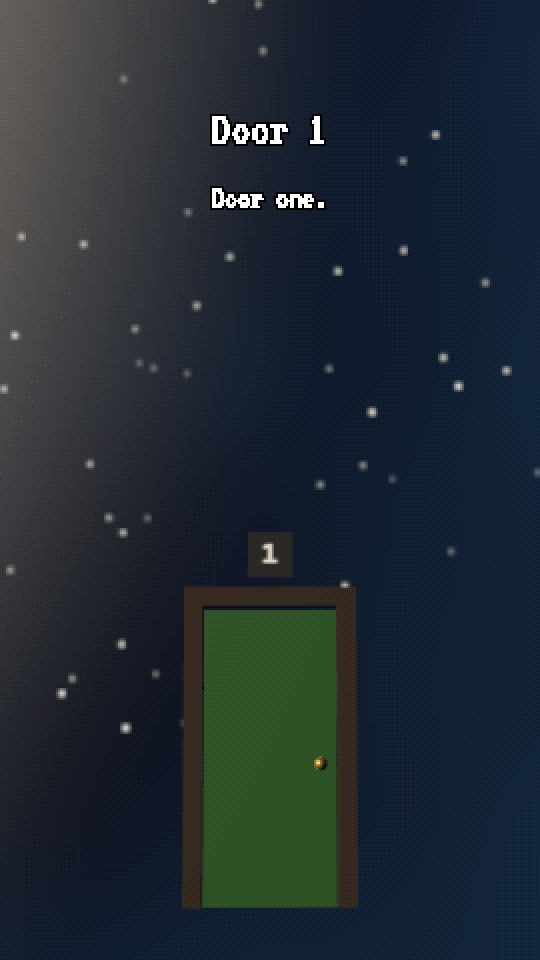
#> input picture skills/low-poly-videos/gallery/pick-a-door/door1_card-b.png, 1080 x 1920 px, given as the content of the folder /low-poly-videos/gallery/pick-a-door/door1_card-b.png/stills, which was not available (shown at 1/2 size)
$ python sheet.py ../../skills/low-poly-videos/gallery/pick-a-door/door1_card-b.png
#> lines starting #> are read from the running program, lines starting #| are printed output that depends on the picture
"""Joins out/SLUG/stills/*.png into one contact sheet at out/SLUG/sheet.png, so a whole video can be inspected at a glance.

  python tools/sheet.py SLUG
"""
import sys
from pathlib import Path

from PIL import Image

slug = sys.argv[1]
files = sorted((Path("out") / slug / "stills").glob("*.png"))
if not files:
    sys.exit("No stills found. Run tools/stills.mjs first.")
first = Image.open(files[0])
#> first is the input picture: PIL image 1080x1920 RGB; mean R, G, B 32.7, 42.8, 50.8
per_row = 8
w = 270 if first.height > first.width else 400
#> w = 270
h = round(w * first.height / first.width)
#> h = 480
rows = (len(files) + per_row - 1) // per_row
sheet = Image.new("RGB", (w * min(per_row, len(files)), h * rows))
#> sheet: PIL image 270x480 RGB; every value is 0
for i, f in enumerate(files):
    sheet.paste(Image.open(f).convert("RGB").resize((w, h), Image.NEAREST), (i % per_row * w, i // per_row * h))
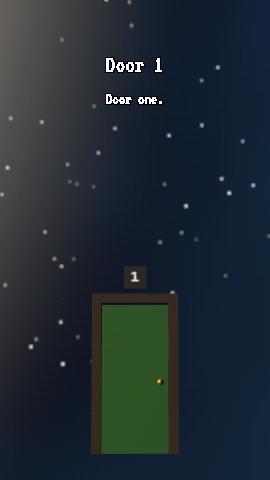
#> sheet: PIL image 270x480 RGB; mean R, G, B 32.7, 42.8, 50.8
out = Path("out") / slug / "sheet.png"
sheet.save(out)
print(out)

$ run again, on skills/low-poly-videos/gallery/pick-a-door/door2_card-b.png
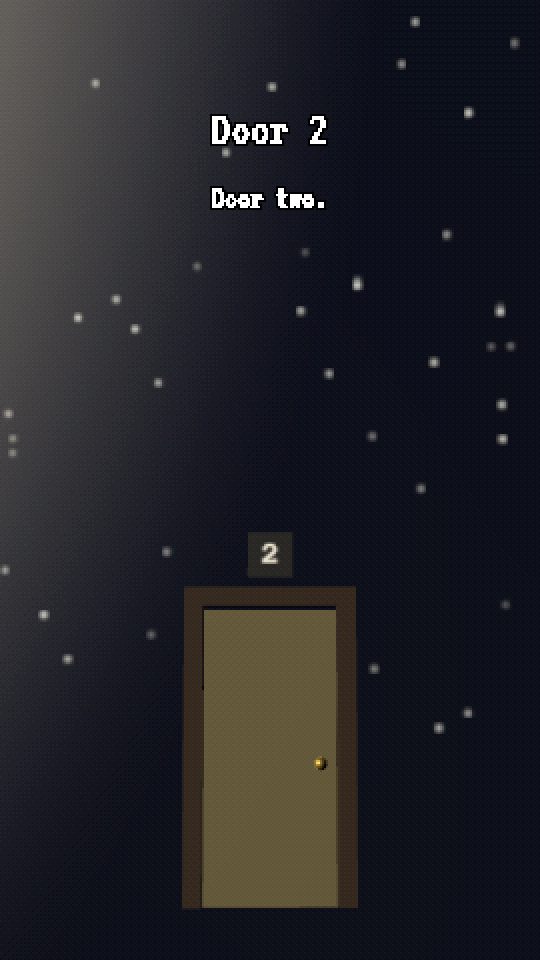
#> input picture skills/low-poly-videos/gallery/pick-a-door/door2_card-b.png, 1080 x 1920 px, given as the content of the folder /low-poly-videos/gallery/pick-a-door/door2_card-b.png/stills, which was not available (shown at 1/2 size)
#> first is the input picture: PIL image 1080x1920 RGB; mean R, G, B 35, 35.1, 40.4
#> `sheet.paste(Image.open(f).convert("RGB").resize((w, h), Image.NEAREST)..`:
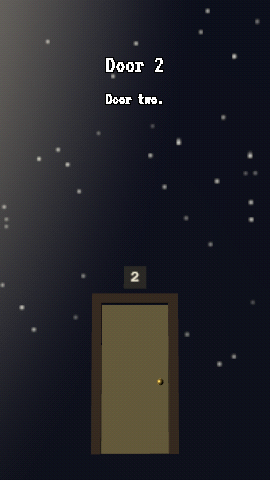
#> sheet: PIL image 270x480 RGB; mean R, G, B 35, 35.1, 40.4
